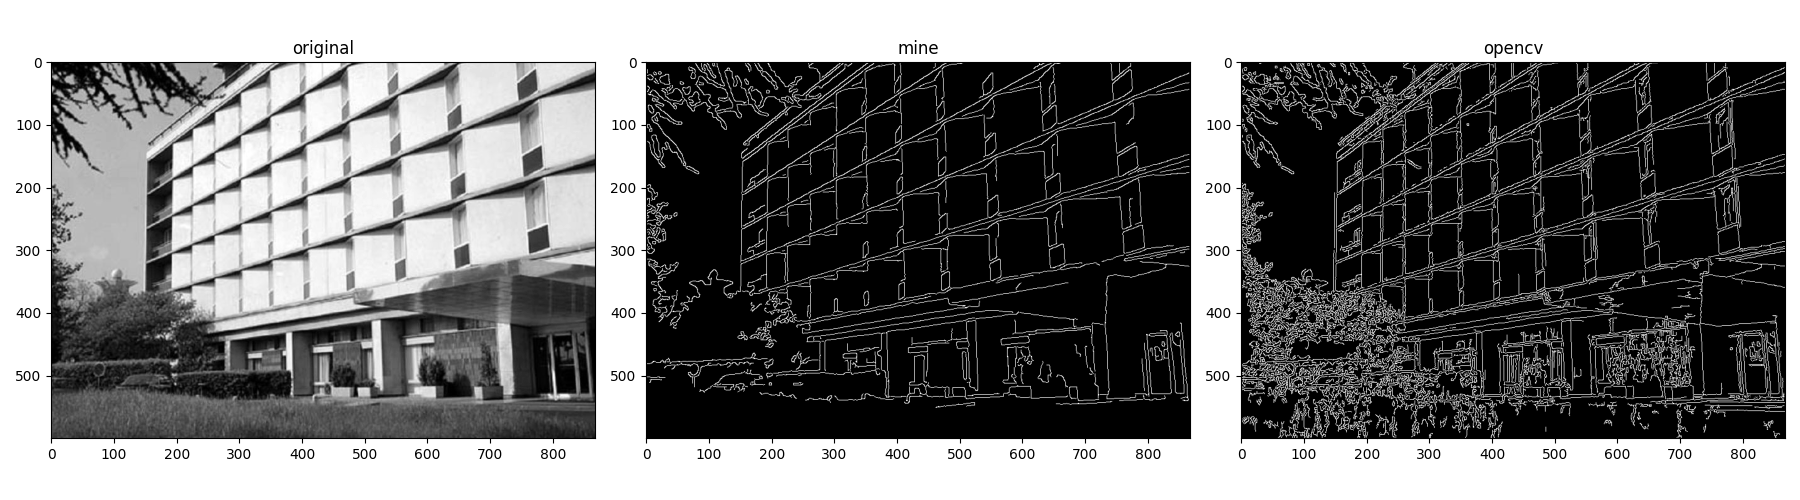

Write Python code to recreate this figure.
import numpy as np
import cv2
import matplotlib.pyplot as plt

img = cv2.imread("img.jpg", 0)
b = cv2.GaussianBlur(img, (5, 5), 1.4).astype(float)
u = cv2.Sobel(b, cv2.CV_64F, 1, 0)
v = cv2.Sobel(b, cv2.CV_64F, 0, 1)
g = np.hypot(u, v)
d = np.rad2deg(np.arctan2(v, u)) % 180

h, w = g.shape
n = np.zeros((h, w))
for i in range(1, h - 1):
    for j in range(1, w - 1):
        a = d[i, j]
        if a < 22.5 or a >= 157.5:
            p, q = g[i, j - 1], g[i, j + 1]
        elif a < 67.5:
            p, q = g[i - 1, j - 1], g[i + 1, j + 1]
        elif a < 112.5:
            p, q = g[i - 1, j], g[i + 1, j]
        else:
            p, q = g[i - 1, j + 1], g[i + 1, j - 1]
        if g[i, j] >= p and g[i, j] >= q:
            n[i, j] = g[i, j]

low, high = 50, 150
e = np.zeros((h, w), np.uint8)
e[n >= high] = 255
s = list(zip(*np.where(n >= high)))
while s:
    i, j = s.pop()
    for y in range(i - 1, i + 2):
        for x in range(j - 1, j + 2):
            if 0 <= y < h and 0 <= x < w and e[y, x] == 0 and n[y, x] >= low:
                e[y, x] = 255
                s.append((y, x))

figure, axes = plt.subplots(1, 3, figsize=(18, 5))
axes[0].imshow(img, cmap="gray")
axes[0].set_title("original")
axes[1].imshow(e, cmap="gray")
axes[1].set_title("mine")
axes[2].imshow(cv2.Canny(img, low, high), cmap="gray")
axes[2].set_title("opencv")
plt.tight_layout()
plt.savefig("2.png")
plt.show()
